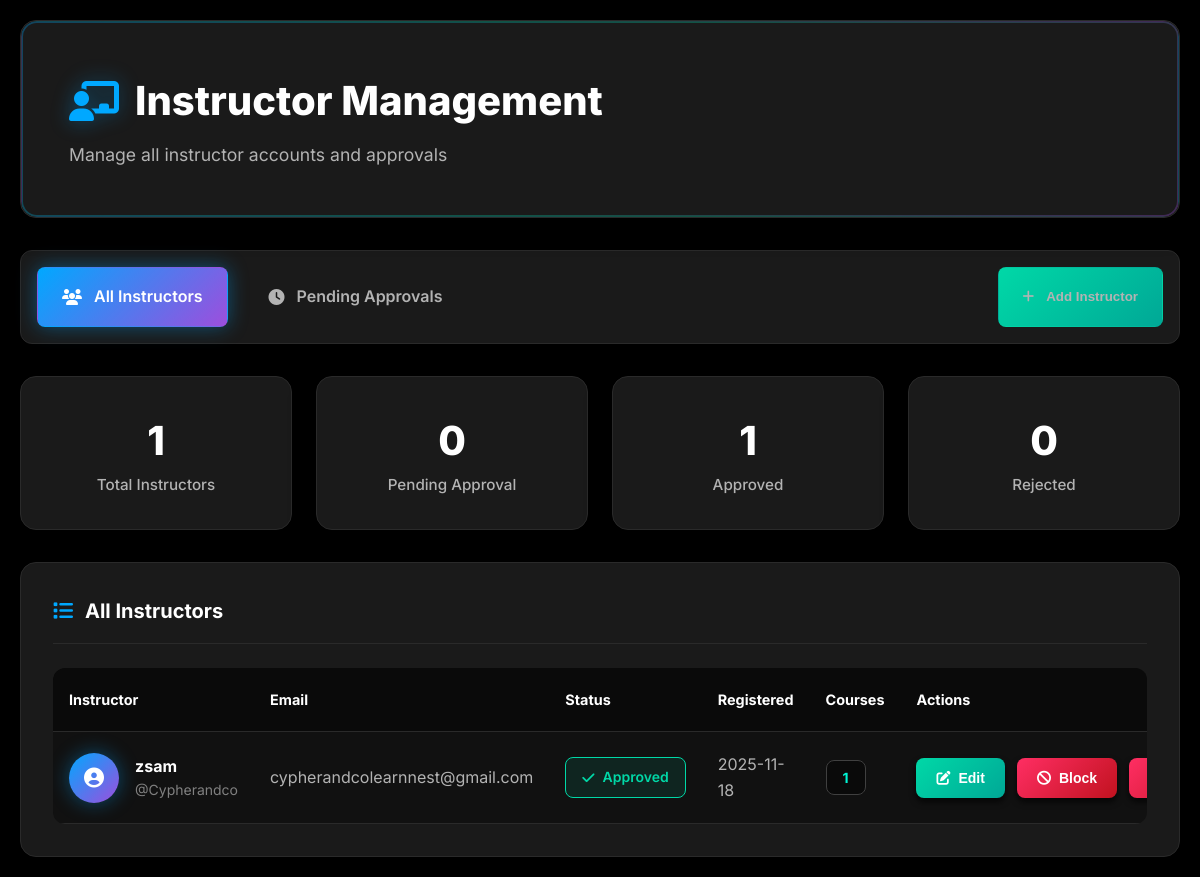
Screenshot of /admin/instructors (signed in) with the database file from the repository.
### tables this page shows
CREATE TABLE users (
                id INTEGER PRIMARY KEY AUTOINCREMENT,
                username TEXT UNIQUE NOT NULL,
                email TEXT UNIQUE NOT NULL,
                password_hash TEXT NOT NULL,
                role TEXT NOT NULL DEFAULT 'student',
                full_name TEXT NOT NULL,
                bio TEXT,
                profile_image TEXT,
                instructor_approval_status TEXT DEFAULT 'approved',
                approved_by INTEGER,
                approved_at TIMESTAMP,
                created_at TIMESTAMP DEFAULT CURRENT_TIMESTAMP,
                last_login TIMESTAMP,
                is_active BOOLEAN DEFAULT 1, instructor_screenshot TEXT, profile_picture TEXT,
                FOREIGN KEY (approved_by) REFERENCES users (id)
            );

### app.py (the view)
@app.route('/admin/instructors')
@admin_required
def admin_instructors():
    with db_lock:
        conn = get_db_connection()
        instructors_raw = conn.execute('''
            SELECT u.*,
                   (SELECT full_name FROM users WHERE id = u.approved_by) as approved_by_name,
                   (SELECT COUNT(*) FROM courses WHERE instructor_id = u.id AND is_active = 1) as course_count
            FROM users u
            WHERE u.role = 'instructor' AND u.is_active = 1
            ORDER BY
                CASE u.instructor_approval_status
                    WHEN 'pending' THEN 1
                    WHEN 'rejected' THEN 2
                    WHEN 'approved' THEN 3
                END,
                u.created_at DESC
        ''').fetchall()
        instructors = [dict(row) for row in instructors_raw]
        stats = {
            'total_instructors': len(instructors),
            'pending_instructors': len([i for i in instructors if i['instructor_approval_status'] == 'pending']),
            'approved_instructors': len([i for i in instructors if i['instructor_approval_status'] == 'approved']),
            'rejected_instructors': len([i for i in instructors if i['instructor_approval_status'] == 'rejected'])
        }
        conn.close()
    return render_template('admin/instructors.html', instructors=instructors, stats=stats)

### app.py (called while the page is built)
@app.context_processor
def inject_csrf_token():
    if 'csrf_token' not in session:
        session['csrf_token'] = secrets.token_urlsafe(32)
    return dict(csrf_token=session['csrf_token'])

def get_db_connection():
    conn = sqlite3.connect(DATABASE, timeout=30)
    conn.execute('PRAGMA journal_mode=WAL;')
    conn.execute('PRAGMA synchronous=NORMAL;')
    conn.execute('PRAGMA cache_size=10000;')
    conn.execute('PRAGMA temp_store=MEMORY;')
    conn.row_factory = sqlite3.Row
    return conn

@login_manager.user_loader
def load_user(user_id):
    try:
        with db_lock:
            conn = get_db_connection()
            user = conn.execute(
                'SELECT * FROM users WHERE id = ? AND is_active = 1', (user_id,)
            ).fetchone()
            conn.close()
        if user:
            profile_pic = user['profile_picture'] if 'profile_picture' in user.keys() else None
            return User(user['id'], user['username'], user['email'], user['role'],
                       user['full_name'], user['created_at'], user['is_active'],
                       user['instructor_approval_status'] if user['instructor_approval_status'] else 'approved',
                       user['approved_by'],
                       user['approved_at'],
                       profile_pic)
    except sqlite3.OperationalError:
        pass
    return None

def admin_required(f):
    @wraps(f)
    def decorated_function(*args, **kwargs):
        if not current_user.is_authenticated or not current_user.is_admin():
            flash('Access denied. Admin privileges required.', 'error')
            return redirect(url_for('dashboard'))
        return f(*args, **kwargs)
    return decorated_function

    def is_admin(self):
        return self.role == 'admin'

### templates/admin/instructors.html (shortened to what this page needs)
<!DOCTYPE html>
<html lang="en">
<head>
    <link rel="stylesheet" href="https://cdnjs.cloudflare.com/ajax/libs/font-awesome/6.4.0/css/all.min.css">
</head>
<body>
    <div class="page-container">
        <div class="page-header">
            {% if view_type == 'pending' %}
                <h1><i class="fas fa-clock"></i> Pending Instructor Approvals</h1>
                <p>Review and approve instructor applications</p>
            {% else %}
                <h1><i class="fas fa-chalkboard-teacher"></i> Instructor Management</h1>
                <p>Manage all instructor accounts and approvals</p>
            {% endif %}
        </div>
        <div class="admin-nav-tabs">
            <a href="{{ url_for('admin_instructors') }}"
               class="tab-link {% if not view_type %}active{% endif %}">
                <i class="fas fa-users"></i> All Instructors
            </a>
            <a href="{{ url_for('admin_instructors_pending') }}"
               class="tab-link {% if view_type == 'pending' %}active{% endif %}">
                <i class="fas fa-clock"></i> Pending Approvals
            </a>
            {% if not view_type %}
            <button onclick="openCreateModal()" class="tab-link" style="background: linear-gradient(135deg, var(--accent-green), #00a896); margin-left: auto;">
                <i class="fas fa-plus"></i> Add Instructor
            </button>
            {% endif %}
        </div>
        {% if not view_type %}
            <div class="stats-grid">
                <div class="stat-card">
                    <span class="stat-number">{{ stats.total_instructors }}</span>
                    <div class="stat-label">Total Instructors</div>
                </div>
                <div class="stat-card">
                    <span class="stat-number">{{ stats.pending_instructors }}</span>
                    <div class="stat-label">Pending Approval</div>
                </div>
                <div class="stat-card">
                    <span class="stat-number">{{ stats.approved_instructors }}</span>
                    <div class="stat-label">Approved</div>
                </div>
                <div class="stat-card">
                    <span class="stat-number">{{ stats.rejected_instructors }}</span>
                    <div class="stat-label">Rejected</div>
                </div>
            </div>
        {% endif %}
        <div class="card">
            <div class="card-header">
                <h3 class="card-title">
                    {% if view_type == 'pending' %}
                        <i class="fas fa-clock"></i> Pending Applications
                    {% else %}
                        <i class="fas fa-list"></i> All Instructors
                    {% endif %}
                </h3>
            </div>
            <div class="card-content">
                {% if instructors %}
                    <div class="table-container">
                        <table class="table">
                            <thead>
                                <tr>
                                    <th>Instructor</th>
                                    <th>Email</th>
                                    <th>Status</th>
                                    <th>Registered</th>
                                    {% if not view_type %}
                                        <th>Courses</th>
                                    {% endif %}
                                    <th>Actions</th>
                                </tr>
                            </thead>
                            <tbody>
                                {% for instructor in instructors %}
                                    <tr>
                                        <td>
                                            <div class="user-info">
                                                <div class="user-avatar">
                                                    <i class="fas fa-user-circle"></i>
                                                </div>
                                                <div>
                                                    <div class="user-name">{{ instructor.full_name }}</div>
                                                    <div class="user-username">@{{ instructor.username }}</div>
                                                </div>
                                            </div>
                                        </td>
                                        <td>{{ instructor.email }}</td>
                                        <td>
                                            <span class="status-badge {{ instructor.instructor_approval_status }}">
                                                {% if instructor.instructor_approval_status == 'pending' %}
                                                    <i class="fas fa-clock"></i> Pending
                                                {% elif instructor.instructor_approval_status == 'approved' %}
                                                    <i class="fas fa-check"></i> Approved
                                                {% elif instructor.instructor_approval_status == 'rejected' %}
                                                    <i class="fas fa-times"></i> Rejected
                                                {% endif %}
                                            </span>
                                        </td>
                                        <td>{{ instructor.created_at[:10] if instructor.created_at else 'N/A' }}</td>
                                        {% if not view_type %}
                                            <td>
                                                <span class="course-count">{{ instructor.course_count or 0 }}</span>
                                            </td>
                                        {% endif %}
                                        <td>
                                            <div class="btn-group">
                                                {% if instructor.instructor_approval_status == 'pending' %}
                                                    <form method="POST" action="{{ url_for('admin_approve_instructor', instructor_id=instructor.id) }}"
                                                          style="display: inline;">
                                                        <button type="submit" class="btn btn-success"
                                                                onclick="return confirm('Are you sure you want to approve {{ instructor.full_name }}?')">
                                                            <i class="fas fa-check"></i> Approve
                                                        </button>
                                                    </form>
                                                    <form method="POST" action="{{ url_for('admin_reject_instructor', instructor_id=instructor.id) }}"
                                                          style="display: inline;">
                                                        <button type="submit" class="btn btn-danger"
                                                                onclick="return confirm('Are you sure you want to reject {{ instructor.full_name }}?')">
                                                            <i class="fas fa-times"></i> Reject
                                                        </button>
                                                    </form>
                                                {% else %}
                                                    <button type="button" class="btn btn-success" onclick="openEditModal({{ instructor | tojson }})">
                                                        <i class="fas fa-edit"></i> Edit
                                                    </button>
                                                    <form method="POST" action="{{ url_for('admin_toggle_instructor_block', instructor_id=instructor.id) }}"
                                                          style="display: inline;">
                                                        <button type="submit" class="btn btn-danger"
                                                                onclick="return confirm('{{ 'Unblock' if not instructor.is_active else 'Block' }} this instructor?')">
                                                            <i class="fas fa-{{ 'lock-open' if not instructor.is_active else 'ban' }}"></i> {{ 'Unblock' if not instructor.is_active else 'Block' }}
                                                        </button>
                                                    </form>
                                                    <form method="POST" action="{{ url_for('admin_delete_instructor', instructor_id=instructor.id) }}"
                                                          style="display: inline;">
                                                        <button type="submit" class="btn btn-danger"
                                                                onclick="return confirm('Are you sure? This will permanently remove {{ instructor.full_name }}')">
                                                        </button>
                                                    </form>
                                                {% endif %}
                                            </div>
                                        </td>
                                    </tr>
                                {% endfor %}
                            </tbody>
                        </table>
                    </div>
                {% endif %}
            </div>
        </div>
    </div>
</body>
</html>

### rows the page displays
users: full_name "zsam", username "Cypherandco", email "cypherandcolearnnest@gmail.com", instructor_approval_status "approved" (drawn), created_at "2025-11-18", course_count "1", is_active "Block"

### other values shown
{{ stats.total_instructors }} "1"
{{ stats.pending_instructors }} "0"
{{ stats.approved_instructors }} "1"
{{ stats.rejected_instructors }} "0"
